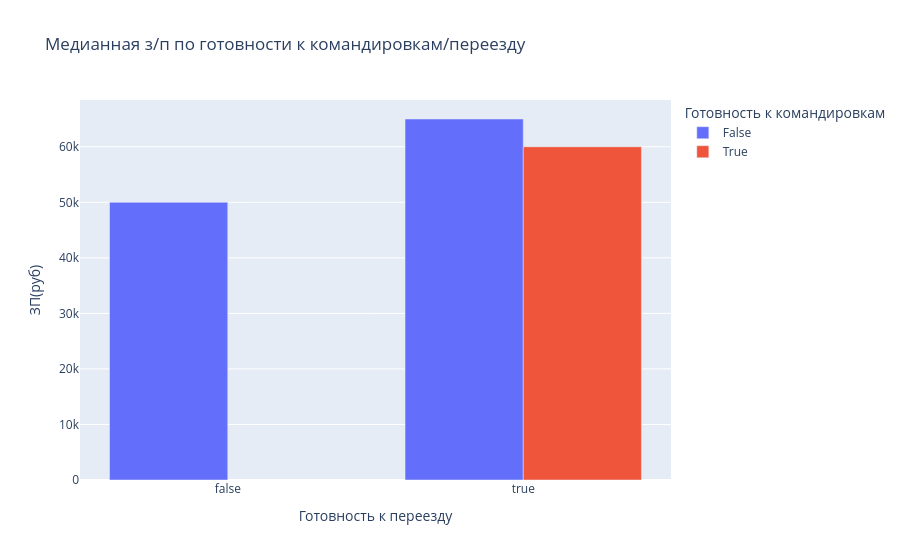

The code cell stored with this chart in its notebook:
### Markdown cell above
6. Постройте **многоуровневую столбчатую диаграмму**, которая показывает зависимость медианной заработной платы (**"ЗП (руб)"**) от признаков **"Готовность к переезду"** и **"Готовность к командировкам"**. Проанализируйте график, сравнив уровень заработной платы в категориях.

### Code cell
# ваш код здесь

mask = hh_df['ЗП(руб)']<1e6
group = hh_df[mask].groupby(['Готовность к командировкам', 'Готовность к переезду'], as_index=False)['ЗП(руб)'].median()
bar = px.bar(
    data_frame=group,
    y='ЗП(руб)',
    x='Готовность к переезду',
    barmode="group",
    color='Готовность к командировкам',
    orientation='v',
    title='Медианная з/п по готовности к командировкам/переезду'
)

bar.show()

### Figure 1 — Plotly figure (JSON) as saved in the notebook; plotly's stock layout.template omitted (floating-point values rounded to 4 significant figures)
{"data": [{"alignmentgroup": "True", "hovertemplate": "Готовность к командировкам=False<br>Готовность к переезду=%{x}<br>ЗП(руб)=%{y}<extra></extra>", "legendgroup": "False", "marker": {"color": "#636efa", "pattern": {"shape": ""}}, "name": "False", "offsetgroup": "False", "orientation": "v", "showlegend": true, "textposition": "auto", "type": "bar", "x": [false, true], "xaxis": "x", "y": [50000, 65000], "yaxis": "y"}, {"alignmentgroup": "True", "hovertemplate": "Готовность к командировкам=True<br>Готовность к переезду=%{x}<br>ЗП(руб)=%{y}<extra></extra>", "legendgroup": "True", "marker": {"color": "#EF553B", "pattern": {"shape": ""}}, "name": "True", "offsetgroup": "True", "orientation": "v", "showlegend": true, "textposition": "auto", "type": "bar", "x": [true], "xaxis": "x", "y": [60000], "yaxis": "y"}], "layout": {"barmode": "group", "legend": {"title": {"text": "Готовность к командировкам"}, "tracegroupgap": 0}, "title": {"text": "Медианная з/п по готовности к командировкам/переезду"}, "xaxis": {"anchor": "y", "domain": [0, 1], "title": {"text": "Готовность к переезду"}}, "yaxis": {"anchor": "x", "domain": [0, 1], "title": {"text": "ЗП(руб)"}}}}
